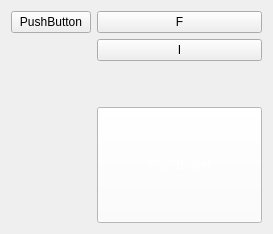
      <widget class="QWidget" name="RealTime">
       <layout class="QGridLayout" name="gridLayout_4">
        <item row="1" column="1">
         <widget class="QPushButton" name="pushButtonInstagram">
          <property name="text">
           <string>I</string>
          </property>
         </widget>
        </item>
        <item row="0" column="0">
         <widget class="QPushButton" name="pushButton_3">
          <property name="minimumSize">
           <size>
            <width>0</width>
            <height>0</height>
           </size>
          </property>
          <property name="maximumSize">
           <size>
            <width>300</width>
            <height>100</height>
           </size>
          </property>
          <property name="text">
           <string>PushButton</string>
          </property>
         </widget>
        </item>
        <item row="0" column="1">
         <widget class="QPushButton" name="pushButton_5">
          <property name="text">
           <string>F</string>
          </property>
         </widget>
        </item>
        <item row="4" column="1">
         <widget class="QPushButton" name="pushButton_2">
          <property name="styleSheet">
           <string notr="true">color:white;
padding: 50px;
background-color: white;</string>
          </property>
          <property name="text">
           <string>PushButton</string>
          </property>
         </widget>
        </item>
        <item row="2" column="1">
         <spacer name="verticalSpacer_2">
          <property name="orientation">
           <enum>Qt::Vertical</enum>
          </property>
          <property name="sizeHint" stdset="0">
           <size>
            <width>20</width>
            <height>40</height>
           </size>
          </property>
         </spacer>
        </item>
       </layout>
      </widget>
